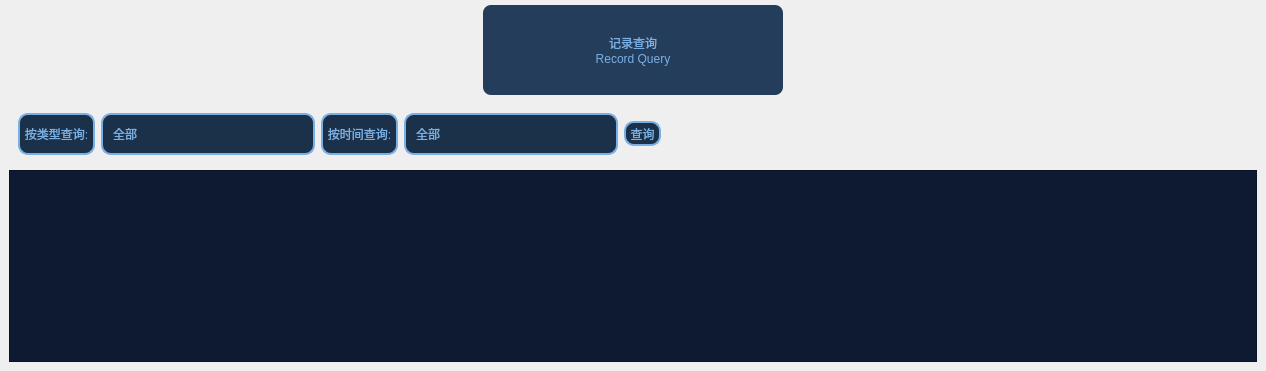
         <widget class="QWidget" name="RecordQueryPage">
          <property name="styleSheet">
           <string notr="true">#RecordQueryPage
{
background-color: rgb(14, 26, 50);
}</string>
          </property>
          <layout class="QVBoxLayout" name="verticalLayout_4">
           <property name="spacing">
            <number>0</number>
           </property>
           <property name="leftMargin">
            <number>0</number>
           </property>
           <property name="topMargin">
            <number>0</number>
           </property>
           <property name="rightMargin">
            <number>0</number>
           </property>
           <property name="bottomMargin">
            <number>0</number>
           </property>
           <item>
            <widget class="QWidget" name="RecordQueryWidget" native="true">
             <layout class="QVBoxLayout" name="verticalLayout_10">
              <property name="spacing">
               <number>0</number>
              </property>
              <property name="leftMargin">
               <number>0</number>
              </property>
              <property name="topMargin">
               <number>5</number>
              </property>
              <property name="rightMargin">
               <number>0</number>
              </property>
              <property name="bottomMargin">
               <number>0</number>
              </property>
              <item>
               <widget class="QWidget" name="RQWidgetTop" native="true">
                <property name="minimumSize">
                 <size>
                  <width>0</width>
                  <height>90</height>
                 </size>
                </property>
                <property name="maximumSize">
                 <size>
                  <width>16777215</width>
                  <height>90</height>
                 </size>
                </property>
                <layout class="QHBoxLayout" name="horizontalLayout_5">
                 <property name="spacing">
                  <number>5</number>
                 </property>
                 <property name="leftMargin">
                  <number>0</number>
                 </property>
                 <property name="topMargin">
                  <number>0</number>
                 </property>
                 <property name="rightMargin">
                  <number>0</number>
                 </property>
                 <property name="bottomMargin">
                  <number>0</number>
                 </property>
                 <item>
                  <spacer name="RQTH1">
                   <property name="orientation">
                    <enum>Qt::Horizontal</enum>
                   </property>
                   <property name="sizeHint" stdset="0">
                    <size>
                     <width>463</width>
                     <height>20</height>
                    </size>
                   </property>
                  </spacer>
                 </item>
                 <item>
                  <widget class="QLabel" name="RecordQueryLabel">
                   <property name="minimumSize">
                    <size>
                     <width>300</width>
                     <height>90</height>
                    </size>
                   </property>
                   <property name="maximumSize">
                    <size>
                     <width>16777215</width>
                     <height>90</height>
                    </size>
                   </property>
                   <property name="styleSheet">
                    <string notr="true">QLabel{
border-radius:8px;
background-color: rgb(36, 61, 91);
font: 20pt &quot;楷体&quot; ;
color: rgb(122, 175, 227);
}
/*
QLabel:hover{
background-color: rgb(202, 221, 245);
font: 18pt &quot;楷体&quot;;
}
*/</string>
                   </property>
                   <property name="text">
                    <string>记录查询
Record Query</string>
                   </property>
                   <property name="alignment">
                    <set>Qt::AlignCenter</set>
                   </property>
                  </widget>
                 </item>
                 <item>
                  <spacer name="RQTH2">
                   <property name="orientation">
                    <enum>Qt::Horizontal</enum>
                   </property>
                   <property name="sizeHint" stdset="0">
                    <size>
                     <width>462</width>
                     <height>20</height>
                    </size>
                   </property>
                  </spacer>
                 </item>
                </layout>
               </widget>
              </item>
              <item>
               <widget class="QWidget" name="RQWidgetBottom" native="true">
                <property name="styleSheet">
                 <string notr="true"/>
                </property>
                <layout class="QVBoxLayout" name="verticalLayout_9">
                 <item>
                  <widget class="QWidget" name="RQSreach" native="true">
                   <property name="minimumSize">
                    <size>
                     <width>0</width>
                     <height>60</height>
                    </size>
                   </property>
                   <layout class="QHBoxLayout" name="horizontalLayout_4">
                    <item>
                     <widget class="QToolButton" name="toolButton">
                      <property name="minimumSize">
                       <size>
                        <width>0</width>
                        <height>42</height>
                       </size>
                      </property>
                      <property name="maximumSize">
                       <size>
                        <width>16777215</width>
                        <height>45</height>
                       </size>
                      </property>
                      <property name="styleSheet">
                       <string notr="true">QToolButton
{
font: 12pt &quot;楷体&quot;;
border:2px solid rgb(122, 175, 227);
color: rgb(122, 175, 227);
background-color: rgb(27, 49, 73);
border-radius:10px;
}
</string>
                      </property>
                      <property name="text">
                       <string>按类型查询:</string>
                      </property>
                      <property name="icon">
                       <iconset resource="res.qrc">
                        <normaloff>:/ptr/TypeBox.png</normaloff>:/ptr/TypeBox.png</iconset>
                      </property>
                      <property name="iconSize">
                       <size>
                        <width>40</width>
                        <height>40</height>
                       </size>
                      </property>
                      <property name="toolButtonStyle">
                       <enum>Qt::ToolButtonTextBesideIcon</enum>
                      </property>
                     </widget>
                    </item>
                    <item>
                     <widget class="QComboBox" name="RQSreachBoxType">
                      <property name="sizePolicy">
                       <sizepolicy hsizetype="Preferred" vsizetype="Fixed">
                        <horstretch>0</horstretch>
                        <verstretch>0</verstretch>
                       </sizepolicy>
                      </property>
                      <property name="minimumSize">
                       <size>
                        <width>214</width>
                        <height>42</height>
                       </size>
                      </property>
                      <property name="maximumSize">
                       <size>
                        <width>120</width>
                        <height>45</height>
                       </size>
                      </property>
                      <property name="focusPolicy">
                       <enum>Qt::NoFocus</enum>
                      </property>
                      <property name="styleSheet">
                       <string notr="true">/*QCombobox主体*/
QComboBox {
	font: 13pt &quot;楷体&quot;;
	color: rgb(122, 175, 227);
    border: 2px solid rgb(122,175,227);/*设置线宽*/
	background-color: rgb(27, 49, 73);/*背景颜色*/
    border-radius: 10px;/*圆角*/
    padding: 1px 2px 1px 2px;  /*针对于组合框中的文本内容*/
	text-align:bottom;
    min-width: 9em;   /*# 组合框的最小宽度*/
    /*min-height: 5em;*/
	border-style:solid;/*边框为实线型*/
	border-width:2px;/*边框宽度*/
	border-color:rgb(122,175,227);/*边框颜色*/
	padding-left: 10px;/*左侧边距*/
}
/*QCombobox右侧按钮*/
QComboBox::drop-down {
    subcontrol-origin: padding;
    subcontrol-position: top right;/*放于右方顶部*/
    width: 50px;/*设置按钮范围宽度*/
    border-top-right-radius: 3px;/*设置边框圆角*/
    border-bottom-right-radius: 3px;
/*padding-right: 50px;*/
}
/*QCombobox右侧按钮的箭头图标*/
QComboBox::down-arrow {
	border-image: url(:/ptr/downJT.png);/*自定义图片填充*/
	width: 18px;/*设置该图标的宽高*/
	height: 18px;
}
/*QCombobox右侧按钮的箭头图标*/
QComboBox::down-arrow::on {
	border-image: url(:/ptr/upJT.png);/*自定义图片填充*/
	width: 18px;/*设置该图标的宽高*/
	height: 18px;
}


/* 下拉后，整个下拉窗体样式 */
QComboBox QAbstractItemView {
	font: 13pt &quot;楷体&quot;;
    border: 2px solid rgb(202, 221, 245);/*边框宽度、线形、颜色*/
	/*背景颜色*/
	background-color: rgba(36, 61, 91,0.8);
    border-radius: 10px;/*圆角*/
    padding: 1px 2px 1px 2px;  /*针对于组合框中的文本内容*/
    min-width: 12em;   /*# 组合框的最小宽度*/
}

/* 下拉后，整个下拉窗体每项的样式 */
QComboBox QAbstractItemView::item {
	font: 13pt &quot;楷体&quot;;
	color: rgb(122, 175, 227);
	border-radius: 10px;/*圆角*/
    height: 30px;   /* 项的高度（设置pComboBox-&gt;setView(new QListView());后，该项才起作用） */
	background-color: rgba(36, 61, 91,0.3);

}

/*以下部分不知为何不生效，有待调试*/
/* 下拉后，整个下拉窗体越过每项的样式 */
QComboBox QAbstractItemView::item:hover {
    color: #FFFFF0;
	font: 13pt &quot;楷体&quot;;
	color: rgb(122, 175, 227);
       /* 整个下拉窗体越过每项的背景色 */
	background-color: rgb(98, 0, 255);
}

/* 下拉后，整个下拉窗体被选择的每项的样式 */
QComboBox QAbstractItemView::item:selected {
    color: #FFFFF0;
	font: 13pt &quot;楷体&quot;;
	color: rgb(122, 175, 227);
	background-color: rgb(0, 85, 200);
}
</string>
                      </property>
                      <item>
                       <property name="text">
                        <string>全部</string>
                       </property>
                      </item>
                      <item>
                       <property name="text">
                        <string>警告</string>
                       </property>
                      </item>
                      <item>
                       <property name="text">
                        <string>提示</string>
                       </property>
                      </item>
                     </widget>
                    </item>
                    <item>
                     <widget class="QToolButton" name="toolButton_2">
                      <property name="minimumSize">
                       <size>
                        <width>0</width>
                        <height>42</height>
                       </size>
                      </property>
                      <property name="maximumSize">
                       <size>
                        <width>16777215</width>
                        <height>45</height>
                       </size>
                      </property>
                      <property name="styleSheet">
                       <string notr="true">QToolButton
{
font: 12pt &quot;楷体&quot;;
border:2px solid rgb(122, 175, 227);
color: rgb(122, 175, 227);
background-color: rgb(27, 49, 73);
border-radius:10px;
}
</string>
                      </property>
                      <property name="text">
                       <string>按时间查询:</string>
                      </property>
                      <property name="icon">
                       <iconset resource="res.qrc">
                        <normaloff>:/ptr/TimeBox.png</normaloff>:/ptr/TimeBox.png</iconset>
                      </property>
                      <property name="iconSize">
                       <size>
                        <width>40</width>
                        <height>40</height>
                       </size>
                      </property>
                      <property name="toolButtonStyle">
                       <enum>Qt::ToolButtonTextBesideIcon</enum>
                      </property>
                     </widget>
                    </item>
                    <item>
                     <widget class="QComboBox" name="RQSreachBoxTime">
                      <property name="sizePolicy">
                       <sizepolicy hsizetype="Preferred" vsizetype="Fixed">
                        <horstretch>0</horstretch>
                        <verstretch>0</verstretch>
                       </sizepolicy>
                      </property>
                      <property name="minimumSize">
                       <size>
                        <width>214</width>
                        <height>42</height>
                       </size>
                      </property>
                      <property name="maximumSize">
                       <size>
                        <width>180</width>
                        <height>45</height>
                       </size>
                      </property>
                      <property name="focusPolicy">
                       <enum>Qt::NoFocus</enum>
                      </property>
                      <property name="styleSheet">
                       <string notr="true">/*QCombobox主体*/
QComboBox {
	font: 13pt &quot;楷体&quot;;
	color: rgb(122, 175, 227);
    border: 2px solid rgb(122,175,227);/*设置线宽*/
	background-color: rgb(27, 49, 73);/*背景颜色*/
    border-radius: 10px;/*圆角*/
    padding: 1px 2px 1px 2px;  /*针对于组合框中的文本内容*/
	text-align:bottom;
    min-width: 9em;   /*# 组合框的最小宽度*/
    /*min-height: 5em;*/
	border-style:solid;/*边框为实线型*/
	border-width:2px;/*边框宽度*/
	border-color:rgb(122,175,227);/*边框颜色*/
	padding-left: 10px;/*左侧边距*/
}
/*QCombobox右侧按钮*/
QComboBox::drop-down {
    subcontrol-origin: padding;
    subcontrol-position: top right;/*放于右方顶部*/
    width: 50px;/*设置按钮范围宽度*/
    border-top-right-radius: 3px;/*设置边框圆角*/
    border-bottom-right-radius: 3px;
/*padding-right: 50px;*/
}
/*QCombobox右侧按钮的箭头图标*/
QComboBox::down-arrow {
	border-image: url(:/ptr/downJT.png);/*自定义图片填充*/
	width: 18px;/*设置该图标的宽高*/
	height: 18px;
}
/*QCombobox右侧按钮的箭头图标*/
QComboBox::down-arrow::on {
	border-image: url(:/ptr/upJT.png);/*自定义图片填充*/
	width: 18px;/*设置该图标的宽高*/
	height: 18px;
}


/* 下拉后，整个下拉窗体样式 */
QComboBox QAbstractItemView {
	font: 13pt &quot;楷体&quot;;
    border: 2px solid rgb(202, 221, 245);/*边框宽度、线形、颜色*/
	/*背景颜色*/
	background-color: rgba(36, 61, 91,0.8);
    border-radius: 10px;/*圆角*/
    padding: 1px 2px 1px 2px;  /*针对于组合框中的文本内容*/
    min-width: 12em;   /*# 组合框的最小宽度*/
}

/* 下拉后，整个下拉窗体每项的样式 */
QComboBox QAbstractItemView::item {
	font: 13pt &quot;楷体&quot;;
	color: rgb(122, 175, 227);
	border-radius: 10px;/*圆角*/
    height: 30px;   /* 项的高度（设置pComboBox-&gt;setView(new QListView());后，该项才起作用） */
	background-color: rgba(36, 61, 91,0.3);

}

/*以下部分不知为何不生效，有待调试*/
/* 下拉后，整个下拉窗体越过每项的样式 */
QComboBox QAbstractItemView::item:hover {
    color: #FFFFF0;
	font: 13pt &quot;楷体&quot;;
	color: rgb(122, 175, 227);
       /* 整个下拉窗体越过每项的背景色 */
	background-color: rgb(98, 0, 255);
}

/* 下拉后，整个下拉窗体被选择的每项的样式 */
QComboBox QAbstractItemView::item:selected {
    color: #FFFFF0;
	font: 13pt &quot;楷体&quot;;
	color: rgb(122, 175, 227);
	background-color: rgb(0, 85, 200);
}
</string>
                      </property>
                      <item>
                       <property name="text">
                        <string>全部</string>
                       </property>
                      </item>
                      <item>
                       <property name="text">
                        <string>今天</string>
                       </property>
                      </item>
                      <item>
                       <property name="text">
                        <string>最近三天</string>
                       </property>
                      </item>
                      <item>
                       <property name="text">
                        <string>最近七天</string>
                       </property>
                      </item>
                      <item>
                       <property name="text">
                        <string>最近一个月</string>
                       </property>
                      </item>
                      <item>
                       <property name="text">
                        <string>最近三个月</string>
                       </property>
                      </item>
                      <item>
                       <property name="text">
                        <string>最近半年</string>
                       </property>
                      </item>
                      <item>
                       <property name="text">
                        <string>最近一年</string>
                       </property>
                      </item>
                     </widget>
                    </item>
                    <item>
                     <widget class="QToolButton" name="RQSreachBtn">
                      <property name="styleSheet">
                       <string notr="true">QToolButton
{
font: 12pt &quot;楷体&quot;;
border:2px solid rgb(122, 175, 227);
color: rgb(122, 175, 227);
background-color: rgb(27, 49, 73);
border-radius:10px;
}
QToolButton:hover
{
border:1px solid;
background-color: rgb(202, 221, 245);
}</string>
                      </property>
                      <property name="text">
                       <string>查询</string>
                      </property>
                      <property name="icon">
                       <iconset resource="res.qrc">
                        <normaloff>:/ptr/Search.png</normaloff>:/ptr/Search.png</iconset>
                      </property>
                      <property name="iconSize">
                       <size>
                        <width>30</width>
                        <height>30</height>
                       </size>
                      </property>
                      <property name="toolButtonStyle">
                       <enum>Qt::ToolButtonTextBesideIcon</enum>
                      </property>
                     </widget>
                    </item>
                    <item>
                     <spacer name="RQSreachTH">
                      <property name="orientation">
                       <enum>Qt::Horizontal</enum>
                      </property>
                      <property name="sizeHint" stdset="0">
                       <size>
                        <width>587</width>
                        <height>20</height>
                       </size>
                      </property>
                     </spacer>
                    </item>
                   </layout>
                  </widget>
                 </item>
                 <item>
                  <widget class="QTableView" name="RecordTableView">
                   <property name="focusPolicy">
                    <enum>Qt::NoFocus</enum>
                   </property>
                   <property name="styleSheet">
                    <string notr="true">QTableView QHeaderView{
background: rgb(27, 49, 73);
}
QTableView QHeaderView::section{
background: rgb(27, 49, 73);
color: rgb(122, 175, 227);
border: 1px solid rgb(14, 26, 50);
border-top-width: 0px;
border-right-width: 1px;
border-bottom-width: 0px;
border-left-width: 1px;
font: 12pt '楷体';
}
QTableView{
color: rgb(122, 175, 227);
selection-background-color: rgb(3, 57, 103);
selection-color: rgb(122, 175, 227);
background-color: rgb(14, 26, 50);
gridline-color: rgb(19, 39, 67);
font: 10pt '楷体';
}
QTableView::item:hover{
background-color: rgb(19, 39, 67);
}</string>
                   </property>
                  </widget>
                 </item>
                </layout>
               </widget>
              </item>
             </layout>
            </widget>
           </item>
          </layout>
         </widget>
